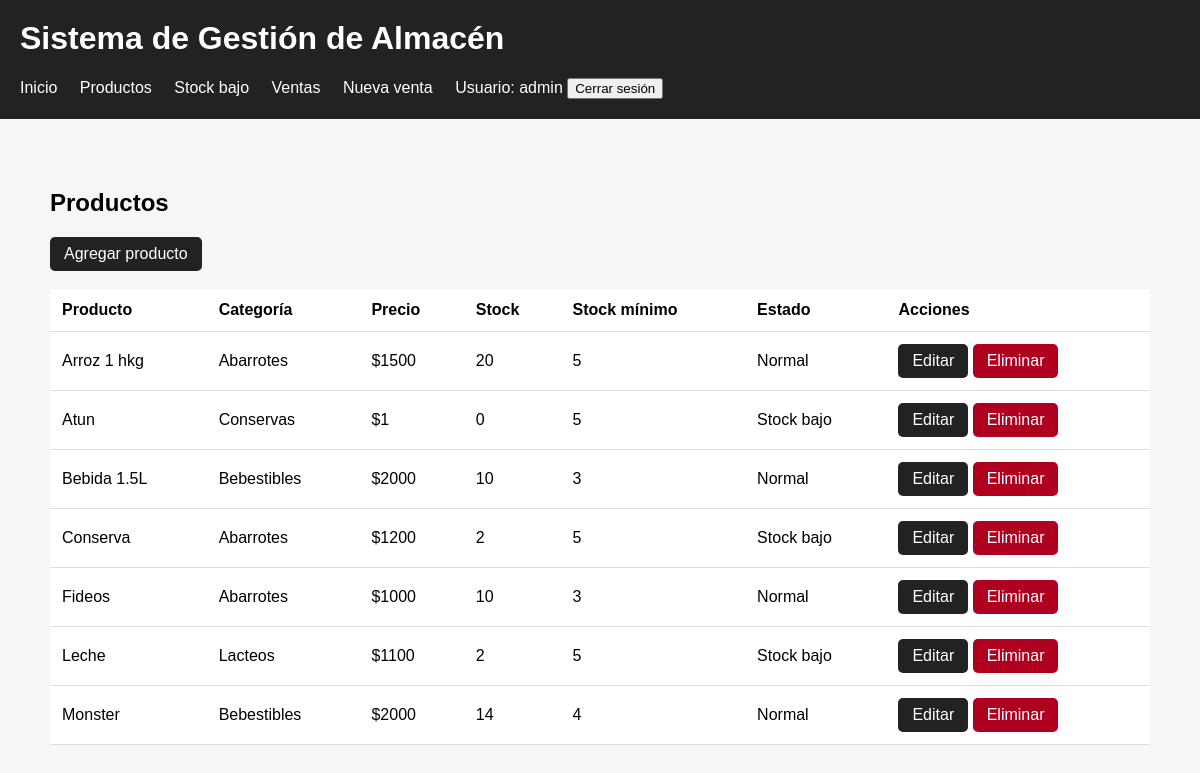
The page /productos/ (signed in) on the database its author committed.
### inventario/models.py (models this page shows, shortened)
class Producto(models.Model):
    nombre = models.CharField(max_length=100)
    categoria = models.CharField(max_length=100)
    precio = models.PositiveIntegerField(
        validators=[MinValueValidator(1)]
    )
    stock = models.PositiveIntegerField(default=0)
    stock_minimo = models.PositiveIntegerField(default=5)
    activo = models.BooleanField(default=True)
    fecha_creacion = models.DateTimeField(auto_now_add=True)
    fecha_actualizacion = models.DateTimeField(auto_now=True)
    class Meta:
        ordering = ['nombre']
    @property
    def stock_bajo(self):
        return self.stock <= self.stock_minimo

### inventario/views.py (the view)
# urls.py: path('productos/', views.productos, name='productos'),
@login_required
def productos(request):
    lista_productos = Producto.objects.all()
    return render(
        request,
        'inventario/productos.html',
        {'productos': lista_productos}
    )

### inventario/templates/inventario/productos.html
{% extends 'inventario/base.html' %}
{% block content %}
<h2>Productos</h2>
<a class="btn" href="{% url 'producto_crear' %}">
    Agregar producto
</a>
<br><br>
<table>
    <thead>
        <tr>
            <th>Producto</th>
            <th>Categoría</th>
            <th>Precio</th>
            <th>Stock</th>
            <th>Stock mínimo</th>
            <th>Estado</th>
            <th>Acciones</th>
        </tr>
    </thead>
    <tbody>
        {% for producto in productos %}
        <tr>
            <td>{{ producto.nombre }}</td>
            <td>{{ producto.categoria }}</td>
            <td>${{ producto.precio }}</td>
            <td>{{ producto.stock }}</td>
            <td>{{ producto.stock_minimo }}</td>
            <td>
                {% if producto.stock_bajo %}
                    Stock bajo
                {% else %}
                    Normal
                {% endif %}
            </td>
            <td>
                <a class="btn"
                   href="{% url 'producto_editar' producto.id %}">
                    Editar
                </a>
                <a class="btn btn-danger"
                   href="{% url 'producto_eliminar' producto.id %}">
                    Eliminar
                </a>
            </td>
        </tr>
        {% empty %}
        <tr>
            <td colspan="7">
                No existen productos registrados.
            </td>
        </tr>
        {% endfor %}
    </tbody>
</table>
{% endblock %}

### inventario/templates/inventario/base.html (shortened to what this page needs)
<!DOCTYPE html>
<html lang="es">
<head>
</head>
<body>
<header>
    <h1>Sistema de Gestión de Almacén</h1>
    <nav>
    <a href="{% url 'inicio' %}">Inicio</a>
    <a href="{% url 'productos' %}">Productos</a>
    <a href="{% url 'stock_bajo' %}">Stock bajo</a>
    <a href="{% url 'ventas' %}">Ventas</a>
    <a href="{% url 'registrar_venta' %}">Nueva venta</a>
    {% if user.is_authenticated %}
        <span>
            Usuario: {{ user.username }}
        </span>
        <form method="post"
              action="{% url 'logout' %}"
              style="display: inline;">
            <button type="submit">
                Cerrar sesión
            </button>
        </form>
    {% endif %}
    </nav>
</header>
<main>
    {% block content %}
    {% endblock %}
</main>
</body>
</html>

### inventario/templates/inventario/base.html (style rules this page uses)
body { font-family: Arial, sans-serif; margin: 0; background-color: #f4f6f8; }
header { background-color: #222; color: white; padding: 20px; }
header h1 { margin-top: 0; }
nav a { color: white; margin-right: 18px; text-decoration: none; }
main { max-width: 1100px; margin: 30px auto; padding: 20px; }
table { width: 100%; border-collapse: collapse; background: white; }
th, td { padding: 12px; border-bottom: 1px solid #ddd; text-align: left; }
.btn { display: inline-block; padding: 8px 14px; background-color: #222; color: white; text-decoration: none; border-radius: 5px; border: none; cursor: pointer; }
.btn-danger { background-color: #b00020; }

### rows shown on the page
Producto: nombre "Arroz 1 hkg", categoria "Abarrotes", precio "1500", stock "20", stock_minimo "5", shows "Normal"
Producto: nombre "Atun", categoria "Conservas", precio "1", stock "0", stock_minimo "5", shows "Stock bajo"
Producto: nombre "Bebida 1.5L", categoria "Bebestibles", precio "2000", stock "10", stock_minimo "3", shows "Normal"
Producto: nombre "Conserva", categoria "Abarrotes", precio "1200", stock "2", stock_minimo "5", shows "Stock bajo"
Producto: nombre "Fideos", categoria "Abarrotes", precio "1000", stock "10", stock_minimo "3", shows "Normal"
Producto: nombre "Leche", categoria "Lacteos", precio "1100", stock "2", stock_minimo "5", shows "Stock bajo"
Producto: nombre "Monster", categoria "Bebestibles", precio "2000", stock "14", stock_minimo "4", shows "Normal"

### other values the page prints
{{ user.username }} "admin"
